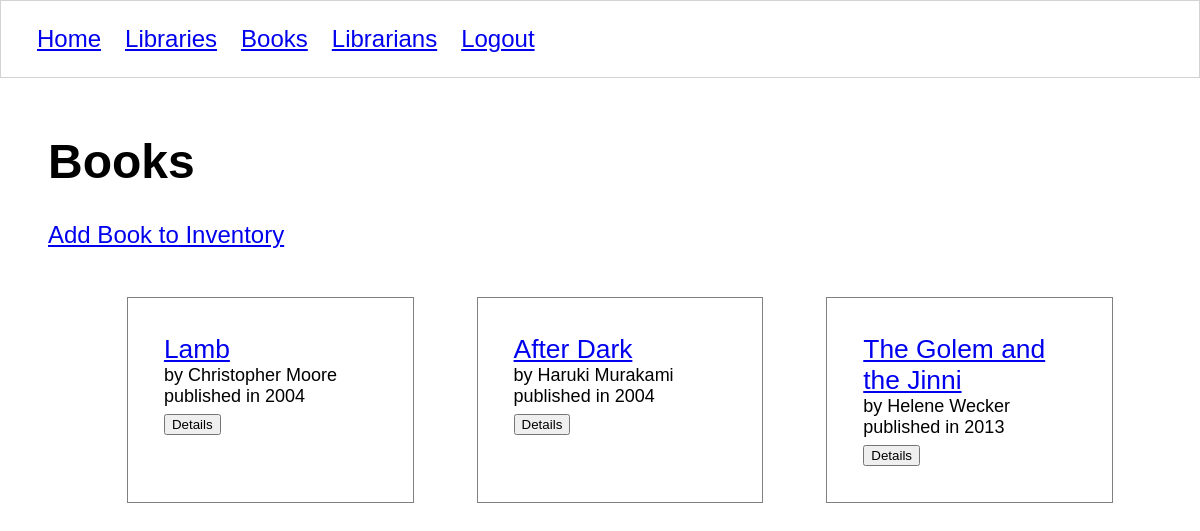
/books/ (signed in), run on the app's committed database.
### libraryapp/models/book.py (models this page shows, shortened)
class Book(models.Model):
    title = models.CharField(max_length=50)
    author = models.CharField(max_length=50)
    publisher = models.CharField(max_length=50)
    year_published = models.IntegerField()
    isbn = models.CharField(max_length=50)
    location = models.ForeignKey(Library, on_delete=models.CASCADE)
    librarian = models.ForeignKey(Librarian, on_delete=models.CASCADE)
    class Meta:
        verbose_name = ("book")
        verbose_name_plural = ("books")

### libraryapp/views/books/list.py (the view, shortened to what this page needs)
# urls.py: path('books/', book_list, name='books'),
@login_required
def book_list(request):
    if request.method == 'GET':
        with sqlite3.connect(Connection.db_path) as conn:
            conn.row_factory = model_factory(Book)
            db_cursor = conn.cursor()
            db_cursor.execute("""
            select
                b.id,
                b.title,
                b.isbn,
                b.author,
                b.year_published,
                b.publisher,
                b.librarian_id,
                b.location_id
            from libraryapp_book b
            """)
            all_books = db_cursor.fetchall()
        template = 'books/list.html'
        context = {
            'all_books': all_books
        }
        return render(request, template, context)

### libraryapp/models/modelfactory.py (called while the page is built)
def model_factory(model_type):
    def create(cursor, row):
        instance = model_type()
        smart_row = sqlite3.Row(cursor, row)
        for col in smart_row.keys():
            setattr(instance, col, smart_row[col])
        return instance
    return create

### libraryapp/templates/books/list.html (shortened to what this page needs)
{% extends 'shared/base.html' %}
{% load static %}
{% block css %}
    <link rel="stylesheet" href="{% static 'styles/books.css' %}" />
{% endblock %}
{% block content %}
    <h1>Books</h1>
    <a href="{% url 'libraryapp:book_form' %}">Add Book to Inventory</a>
    <ol class="books">
    {% for book in all_books %}
        <li class="book">
            <a class="book__title" href="{% url 'libraryapp:book' book.id %}"> {{ book.title }}</a>
            <div class="book__description">
                by {{book.author}} published in {{book.year_published}}
            </div>
            <button id="detail--{{ book.id }}">Details</button>
        </li>
    {% endfor %}
    </ol>
{% endblock %}

### libraryapp/static/styles/base.css (style rules this page uses)
body { margin: 0; padding: 0; font-size: 1.5em; font-family: 'Gill Sans', 'Gill Sans MT', Calibri, 'Trebuchet MS', sans-serif; }

### libraryapp/static/styles/books.css (style rules this page uses)
.books { list-style: none; display: flex; flex-wrap: wrap; justify-content: space-evenly; }
.book { flex-basis: 20%; padding: 0 2em 0.5em 2em; border: 1px solid gray; margin: 1em; padding: 1.5em; }
.book__title { font-size: 1.1em; }
.book__description { font-size: 0.75em; }

### data on the page
Book: title "Lamb", author "Christopher Moore", year_published "2004"
Book: title "After Dark", author "Haruki Murakami", year_published "2004"
Book: title "The Golem and the Jinni", author "Helene Wecker", year_published "2013"
